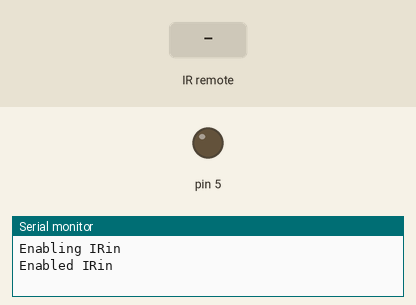
Simulated run of this sketch. Board: Arduino Uno, built with avr-gcc and run on an emulated ATmega328P. Parts: output pins drawn as LEDs (lit = HIGH), the last lines printed to the serial monitor. The inputs (shaded band) are chosen by the test bench.

Above: at 1.2 s.
1.3 s: infrared code 0xFF30CF received
At 2.5 s:
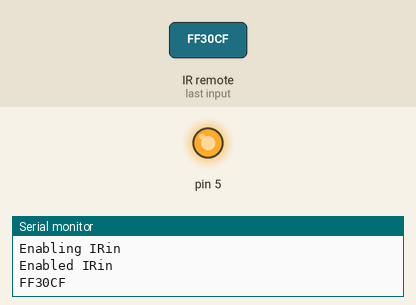
2.8 s: infrared code 0xFF18E7 received
At 3.9 s:
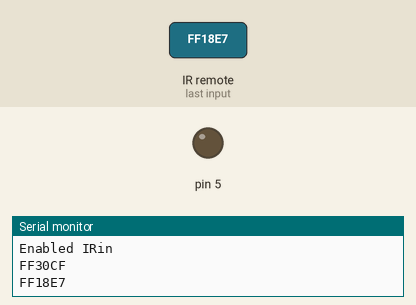
Timing chart, 0 to 5.8 s (numbered marks = the images above; inputs shaded):
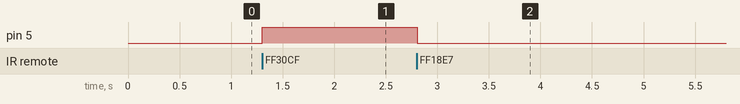

Measured:
- after the input at 1.3 s, pin 5: LOW → HIGH at once
- after the input at 2.8 s, pin 5: HIGH → LOW at once

The sketch:

Remotecontrol-LED.ino
```cpp
#include <IRremote.h>
int RECV_PIN = 11;
IRrecv irrecv(RECV_PIN); decode_results results;

void setup() {
  Serial.begin(9600);
  Serial.println("Enabling IRin");
  irrecv.enableIRIn();
  Serial.println("Enabled IRin");

  pinMode(5, OUTPUT);
}

void loop() {
  if (irrecv.decode(&results)) {
    Serial.println(results.value, HEX);
    irrecv.resume(); }
  delay(100);

  if (irrecv.decode(&results)) {
    Serial.println(results.value, HEX);
    irrecv.resume();
    if (results.value == 0xFF30CF) digitalWrite(5, HIGH);
    if (results.value == 0xFF18E7) digitalWrite(5, LOW);
  }
}

// 고유번호가 계속 달라져서 LED 안켜짐.
```
